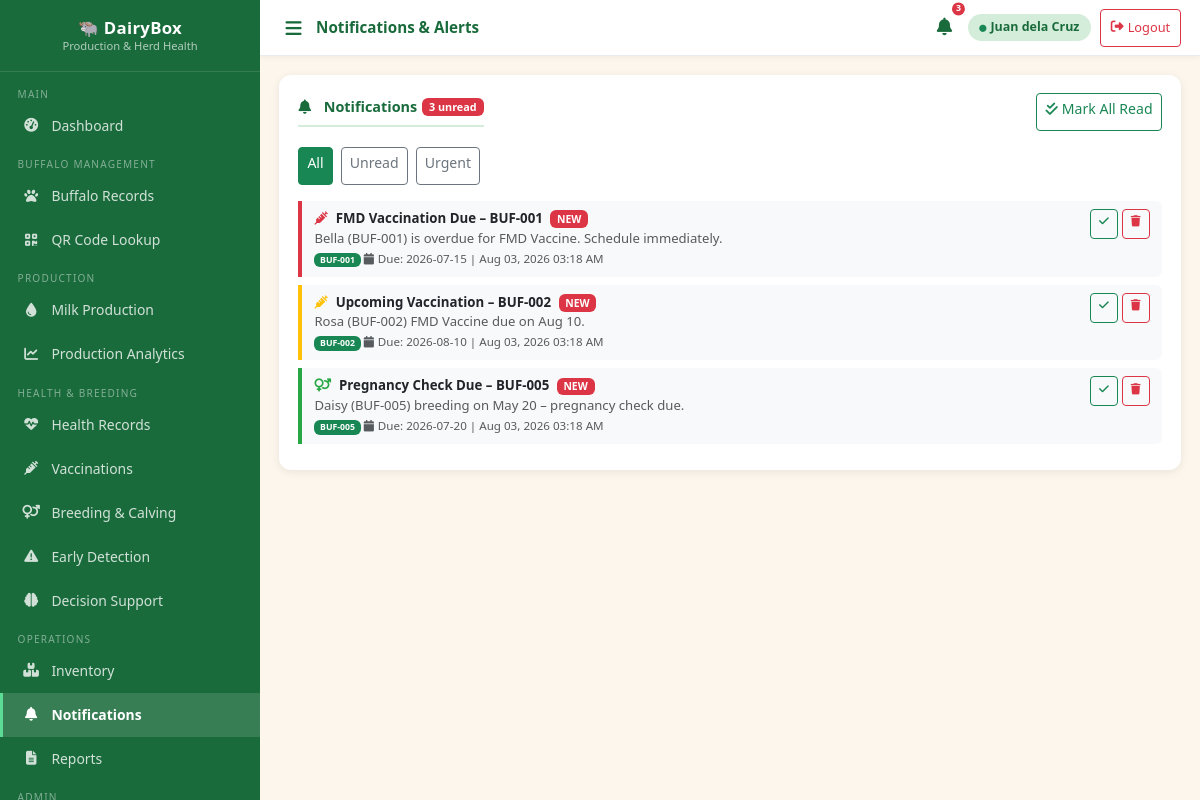
Screenshot of /modules/notifications.php (signed in) with the database file from the repository.
### tables this page shows
CREATE TABLE IF NOT EXISTS notifications (
    id              INT AUTO_INCREMENT PRIMARY KEY,
    type            ENUM('vaccination','breeding','calving','health','production','system') NOT NULL,
    title           VARCHAR(200) NOT NULL,
    message         TEXT NOT NULL,
    buffalo_id      INT,
    target_role     VARCHAR(50),
    is_read         TINYINT(1) DEFAULT 0,
    priority        ENUM('low','medium','high','urgent') DEFAULT 'medium',
    due_date        DATE,
    created_at      TIMESTAMP DEFAULT CURRENT_TIMESTAMP,
    FOREIGN KEY (buffalo_id) REFERENCES buffaloes(id) ON DELETE CASCADE
);

CREATE TABLE IF NOT EXISTS buffaloes (
    id              INT AUTO_INCREMENT PRIMARY KEY,
    tag_number      VARCHAR(40)  NOT NULL UNIQUE,
    qr_code         VARCHAR(100) UNIQUE,
    name            VARCHAR(80),
    breed           VARCHAR(80),
    sex             ENUM('Female','Male') DEFAULT 'Female',
    date_of_birth   DATE,
    weight_kg       DECIMAL(6,2),
    color           VARCHAR(50),
    acquisition_date DATE,
    acquisition_type ENUM('Born on Farm','Purchased','Donated') DEFAULT 'Born on Farm',
    status          ENUM('Active','Sold','Dead','Transferred') DEFAULT 'Active',
    health_status   ENUM('Healthy','Sick','Under Treatment','Recovered') DEFAULT 'Healthy',
    notes           TEXT,
    photo           VARCHAR(200),
    created_by      INT,
    created_at      TIMESTAMP DEFAULT CURRENT_TIMESTAMP,
    updated_at      TIMESTAMP DEFAULT CURRENT_TIMESTAMP ON UPDATE CURRENT_TIMESTAMP,
    FOREIGN KEY (created_by) REFERENCES users(id) ON DELETE SET NULL
);

### modules/notifications.php (the view, shortened to what this page needs)
<?php
$db        = getDB();
$user      = currentUser();
$filter = $_GET['filter'] ?? 'all';
$where = "WHERE (target_role=? OR target_role IS NULL)";
$params = [$user['role']];
$notifs = $db->prepare("SELECT n.*, b.tag_number, b.name as buffalo_name FROM notifications n LEFT JOIN buffaloes b ON b.id=n.buffalo_id $where ORDER BY n.is_read ASC, FIELD(n.priority,'urgent','high','medium','low'), n.created_at DESC");
$notifs->execute($params);
$notifs = $notifs->fetchAll();
$unreadCnt = $db->prepare("SELECT COUNT(*) FROM notifications WHERE (target_role=? OR target_role IS NULL) AND is_read=0");
$unreadCnt->execute([$user['role']]);
$unreadCnt = $unreadCnt->fetchColumn();
include '../includes/header.php';
?>
<div class="card-section">
    <div class="d-flex flex-wrap justify-content-between align-items-center mb-3 gap-2">
        <div class="section-title mb-0">
            <i class="fa fa-bell me-2"></i>Notifications
            <?php if ($unreadCnt > 0): ?><span class="badge bg-danger"><?= $unreadCnt ?> unread</span><?php endif; ?>
        </div>
        <div class="d-flex gap-2">
            <a href="?mark_all=1" class="btn btn-sm btn-outline-success no-print"><i class="fa fa-check-double me-1"></i>Mark All Read</a>
        </div>
    </div>
    <div class="d-flex gap-2 mb-3 no-print flex-wrap">
        <a href="?filter=all"    class="btn btn-sm <?= $filter==='all'   ?'btn-success':'btn-outline-secondary' ?>">All</a>
        <a href="?filter=unread" class="btn btn-sm <?= $filter==='unread'?'btn-warning':'btn-outline-secondary' ?>">Unread</a>
        <a href="?filter=urgent" class="btn btn-sm <?= $filter==='urgent'?'btn-danger' :'btn-outline-secondary' ?>">Urgent</a>
    </div>
    <?php if (empty($notifs)): ?>
        <div class="text-center py-5 text-muted">
            <i class="fa fa-bell-slash fa-3x mb-3 opacity-25"></i>
            <p>No notifications found.</p>
        </div>
    <?php else: ?>
    <?php foreach ($notifs as $n):
        $borderCls = match($n['priority']) {'urgent'=>'#dc3545','high'=>'#ffc107','medium'=>'#28a745',default=>'#6c757d'};
        $typeIcon  = match($n['type']) {'vaccination'=>'fa-syringe','breeding'=>'fa-venus-mars','calving'=>'fa-baby','health'=>'fa-heartbeat','production'=>'fa-tint',default=>'fa-bell'};
        $opacity   = $n['is_read'] ? 'opacity-50' : '';
    ?>
    <div class="notif-item <?= match($n['priority']) {'urgent'=>'urgent','high'=>'warning',default=>''} ?> mb-2 <?= $opacity ?>" style="border-left-color:<?= $borderCls ?>;position:relative">
        <div class="d-flex justify-content-between align-items-start">
            <div>
                <strong><i class="fa <?= $typeIcon ?> me-2" style="color:<?= $borderCls ?>"></i><?= htmlspecialchars($n['title']) ?></strong>
                <?php if (!$n['is_read']): ?><span class="badge bg-danger ms-1" style="font-size:.65rem">NEW</span><?php endif; ?>
                <br>
                <span class="text-muted" style="font-size:.82rem"><?= htmlspecialchars($n['message']) ?></span><br>
                <small class="text-muted">
                    <?php if ($n['buffalo_name']): ?><span class="badge bg-success"><?= htmlspecialchars($n['tag_number']) ?></span> <?php endif; ?>
                    <?php if ($n['due_date']): ?><i class="fa fa-calendar me-1"></i>Due: <?= $n['due_date'] ?> | <?php endif; ?>
                    <?= date('M d, Y h:i A', strtotime($n['created_at'])) ?>
                </small>
            </div>
            <div class="d-flex gap-1 no-print">
                <?php if (!$n['is_read']): ?>
                <a href="?read=<?= $n['id'] ?>&filter=<?= $filter ?>" class="btn btn-xs btn-outline-success" style="padding:.2rem .5rem;font-size:.7rem" title="Mark Read"><i class="fa fa-check"></i></a>
                <?php endif; ?>
                <a href="?delete=<?= $n['id'] ?>" class="btn btn-xs btn-outline-danger" style="padding:.2rem .5rem;font-size:.7rem" title="Delete" onclick="return confirm('Delete notification?')"><i class="fa fa-trash"></i></a>
            </div>
        </div>
    </div>
    <?php endforeach; ?>
    <?php endif; ?>
</div>
<?php include '../includes/footer.php'; ?>

### assets/css/style.css (style rules this page uses)
:root { --green-dark: #1a6b3c; --green-main: #28a745; --green-light: #d4edda; --cream: #fdf6ec; --sidebar-w: 260px; --topbar-h: 56px; --bottom-nav-h: 60px; --radius: 12px; --shadow: 0 2px 10px rgba(0,0,0,.08); }
*, *::before, *::after { box-sizing: border-box; }
body { margin: 0; padding: 0; font-family: 'Segoe UI', system-ui, -apple-system, sans-serif; font-size: 15px; -webkit-tap-highlight-color: transparent; }
body.app-body { background: var(--cream); overflow-x: hidden; }
.card-section { background: #fff; border-radius: var(--radius); padding: 1.1rem 1.2rem; box-shadow: var(--shadow); margin-bottom: 1.2rem; }
.card-section .section-title { font-weight: 700; font-size: .9rem; color: var(--green-dark); border-bottom: 2px solid var(--green-light); padding-bottom: .45rem; margin-bottom: .9rem; display: flex; align-items: center; justify-content: space-between; flex-wrap: wrap; gap: .3rem; }
.btn { min-height: 38px; font-size: .88rem; }
.btn-xs { padding: .25rem .5rem; font-size: .74rem; line-height: 1.4; border-radius: .25rem; min-height: 30px; }
.notif-item { border-left: 4px solid var(--green-main); padding: .5rem .75rem; margin-bottom: .45rem; background: #f8f9fa; border-radius: 0 6px 6px 0; font-size: .83rem; }
.notif-item.urgent { border-left-color: #dc3545; }
.notif-item.warning { border-left-color: #ffc107; }

### rows the page displays
notifications: title "FMD Vaccination Due – BUF-001", is_read "NEW", message "Bella (BUF-001) is overdue for FMD Vaccine. Schedule immediately.", buffalo.tag_number "BUF-001", due_date "2026-07-15", created_at "Aug 03, 2026 03:18 AM"
notifications: title "Upcoming Vaccination – BUF-002", is_read "NEW", message "Rosa (BUF-002) FMD Vaccine due on Aug 10.", buffalo.tag_number "BUF-002", due_date "2026-08-10", created_at "Aug 03, 2026 03:18 AM"
notifications: title "Pregnancy Check Due – BUF-005", is_read "NEW", message "Daisy (BUF-005) breeding on May 20 – pregnancy check due.", buffalo.tag_number "BUF-005", due_date "2026-07-20", created_at "Aug 03, 2026 03:18 AM"

### other values shown
$pageTitle "Notifications & Alerts"
$nc2 "3"
$user['full_name'] "Juan dela Cruz"
$unreadCnt "3"
